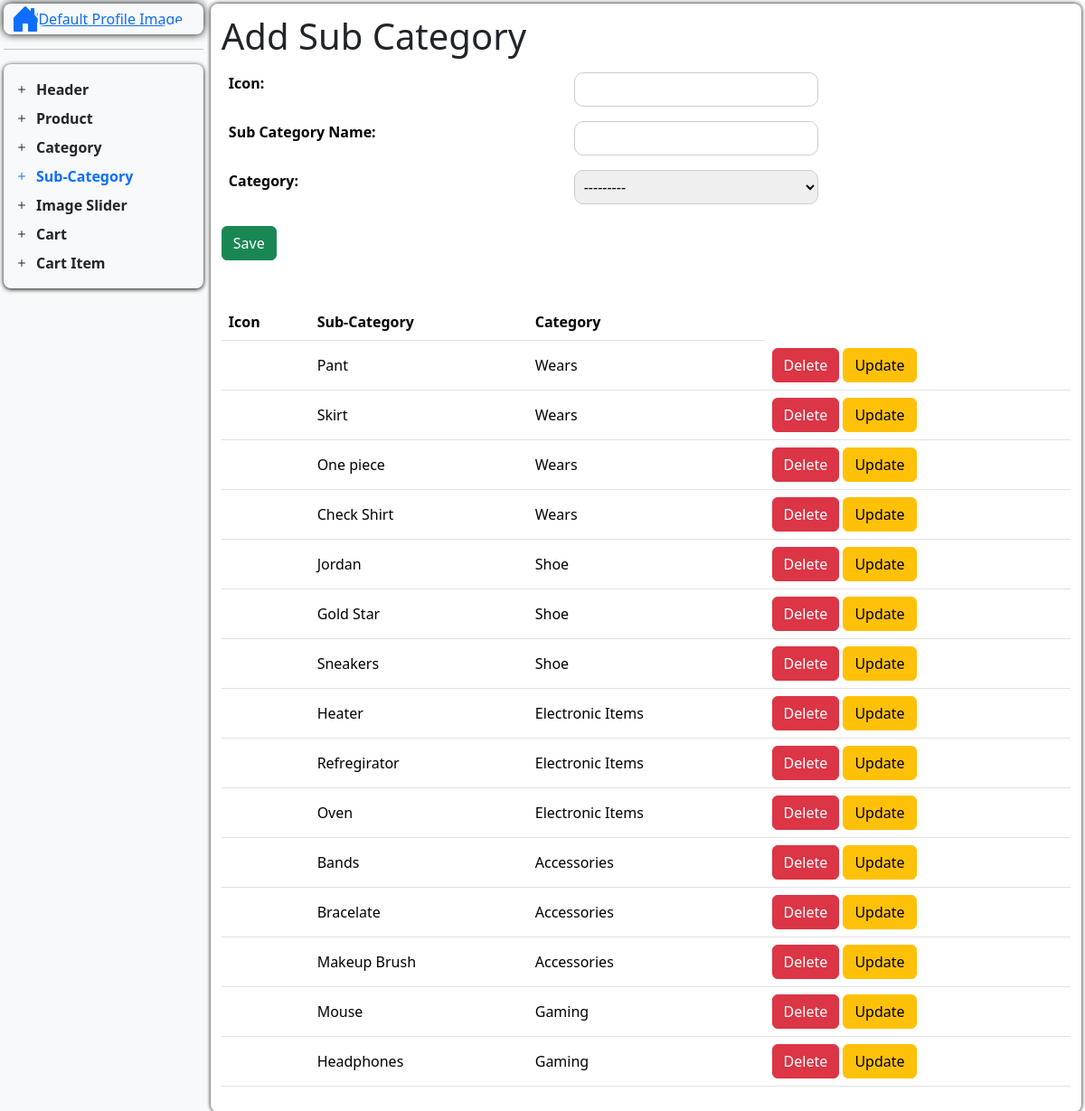
/dashboard/add-sub-category/, run on the app's committed database.
### nep_app/models.py (models this page shows, shortened)
class Sub_CategoryModel(models.Model):
    sub_category_icon = models.CharField(max_length=200, default="", blank=True)
    sub_category_name = models.CharField(max_length=200, default="", unique=True)
    category = models.ForeignKey(
        CategoryModel, related_name="subcategories", on_delete=models.CASCADE
    )

class CategoryModel(models.Model):
    category_icon = models.CharField(max_length=200, default="", blank=True)
    category_name = models.CharField(max_length=200, default="", unique=True)
    category_image = models.ImageField(
        upload_to="category_image/", default="", blank=True
    )
    def __str__(self) -> str:
        return f"{self.category_name}"

### nep_app/views.py (the view)
# urls.py: path("dashboard/add-sub-category/", add_sub_category, name="add_sub_category"),
def add_sub_category(request):
    return handle_create(
        request=request,
        model=Sub_CategoryModel,
        formname=SubCategoryForm,
        redirect_url='add_sub_category',
        template_url="Dashboard/D_Content/add_sub_category.html",
        action_url="add_sub_category"
    )

### nep_app/forms.py
class SubCategoryForm(forms.ModelForm):
    class Meta:
        model = Sub_CategoryModel
        fields = "__all__"

### handler/ViewHandler.py (called while the page is built)
def handle_create(
        request,
        model,
        formname,
        redirect_url,
        template_url,
        action_url
    ):
    data = model.objects.order_by('-id')
    if request.method == "POST":
        form = formname(request.POST, request.FILES)
        if form.is_valid():
            form.save()
            return redirect(redirect_url)
    else:
        form = formname()
    context = {
        "form": form,
        "data": data,
        'action_url': reverse(action_url)
        }
    return render(request, template_url, context)

### templates/Dashboard/D_Content/add_sub_category.html
{% extends "Dashboard/dashboard.html" %}
{% block add_sub_category%}
<h1>Add Sub Category</h1>
<div>
    <table class="table table-borderless">
        <tr>
            <th><label for="sub_category_icon">Icon: </label></th>
            <td>{{form.sub_category_icon}}</td>
        </tr>
        <tr>
            <th><label for="sub_category_name">Sub Category Name: </label></th>
            <td>{{form.sub_category_name}}</td>
        </tr>
        <tr>
            <th><label for="sub_category_category">Category: </label></th>
            <td>{{form.category}}</td>
        </tr>
    </table>
</div>
<button type="submit" name="submit" class="btn btn-success">
    {% if form.instance.id %} Update {% else %} Save {% endif %}
</button>
<div class="mt-5">
    <table class="table bg-white">
        <thead>
            <tr>
                <th>Icon</th>
                <th>Sub-Category</th>
                <th>Category</th>
            </tr>
        </thead>
        <tbody>
            {% for s_cat in data %}
            <tr>
                <td class="align-middle"> <i class="{{s_cat.sub_category_icon}}"></i></td>
                <td class="align-middle">{{ s_cat.sub_category_name }}</td>
                <td class="align-middle">{{ s_cat.category }}</td>
                <td>
                    <a href="{% url 'del_sub_category' s_cat.id %}" class="btn btn-danger">Delete</a>
                    <a href="{% url 'update_sub_category' s_cat.id %}" class="btn btn-warning">Update</a>
                </td>
            </tr>
            {% endfor %}
        </tbody>
    </table>
</div>
{% endblock %}

### templates/Dashboard/dashboard.html (style rules this page uses)
* { margin: 0; padding: 0; max-width: 100%; box-sizing: border-box; }
input, select { width: 50%; padding: 6px; border: 1px solid #ccc; border-radius: 10px; }

### data on the page
Sub_CategoryModel: sub_category_name "Pant", category "Wears"
Sub_CategoryModel: sub_category_name "Skirt", category "Wears"
Sub_CategoryModel: sub_category_name "One piece", category "Wears"
Sub_CategoryModel: sub_category_name "Check Shirt", category "Wears"
Sub_CategoryModel: sub_category_name "Jordan", category "Shoe"
Sub_CategoryModel: sub_category_name "Gold Star", category "Shoe"
Sub_CategoryModel: sub_category_name "Sneakers", category "Shoe"
Sub_CategoryModel: sub_category_name "Heater", category "Electronic Items"
Sub_CategoryModel: sub_category_name "Refregirator", category "Electronic Items"
Sub_CategoryModel: sub_category_name "Oven", category "Electronic Items"
Sub_CategoryModel: sub_category_name "Bands", category "Accessories"
Sub_CategoryModel: sub_category_name "Bracelate", category "Accessories"
Sub_CategoryModel: sub_category_name "Makeup Brush", category "Accessories"
Sub_CategoryModel: sub_category_name "Mouse", category "Gaming"
Sub_CategoryModel: sub_category_name "Headphones", category "Gaming"
